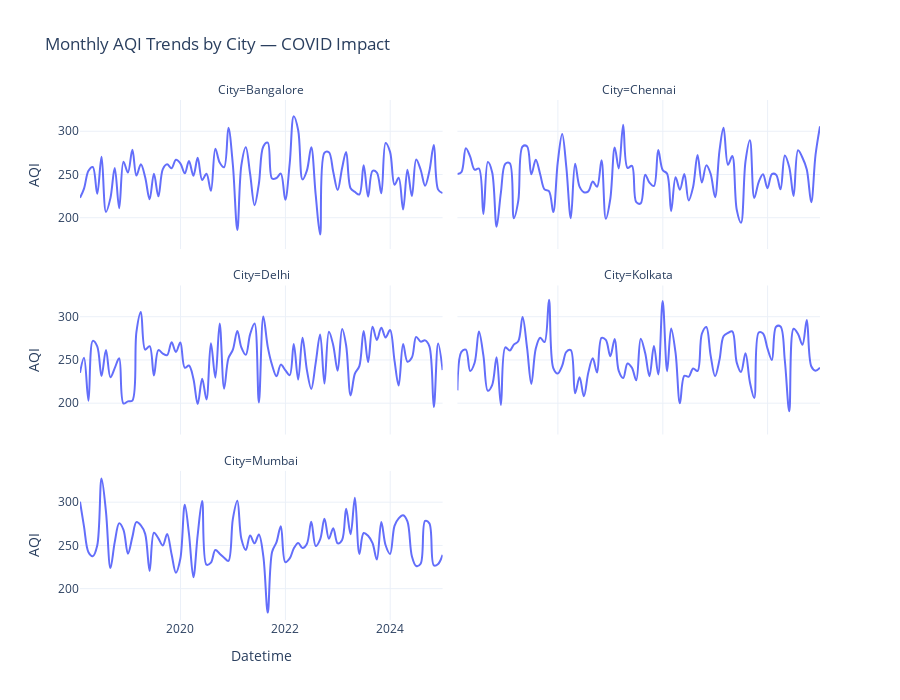

Notebook cell for this chart:
### Code cell
import plotly.express as px

fig = px.line(
    monthly,
    x="Datetime",
    y="AQI",
    facet_col="City",
    facet_col_wrap=2,
    line_shape="spline",
    title="Monthly AQI Trends by City — COVID Impact"
)

fig.update_layout(
    template="plotly_white",
    height=700,
    showlegend=False
)

fig.show()
